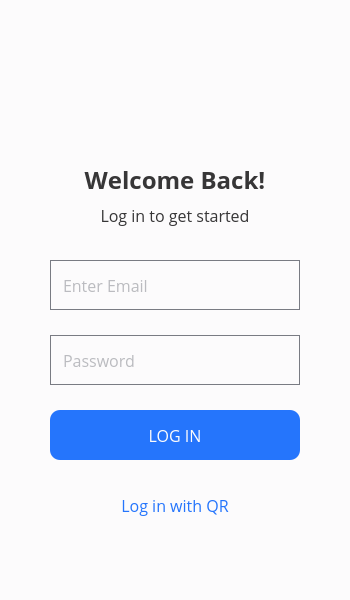
<?xml version="1.0" encoding="UTF-8"?>
<ui version="4.0">
 <class>LoginForm</class>
 <widget class="QMainWindow" name="LoginForm">
  <property name="windowModality">
   <enum>Qt::WindowModality::ApplicationModal</enum>
  </property>
  <property name="enabled">
   <bool>true</bool>
  </property>
  <property name="geometry">
   <rect>
    <x>0</x>
    <y>0</y>
    <width>350</width>
    <height>600</height>
   </rect>
  </property>
  <property name="sizePolicy">
   <sizepolicy hsizetype="Fixed" vsizetype="Fixed">
    <horstretch>0</horstretch>
    <verstretch>0</verstretch>
   </sizepolicy>
  </property>
  <property name="cursor">
   <cursorShape>ArrowCursor</cursorShape>
  </property>
  <property name="acceptDrops">
   <bool>true</bool>
  </property>
  <property name="windowTitle">
   <string>Cafeteria Record System</string>
  </property>
  <property name="windowIcon">
   <iconset resource="pictures.qrc">
    <normaloff>:/media/pics/logo_tac.png</normaloff>:/media/pics/logo_tac.png</iconset>
  </property>
  <property name="toolTipDuration">
   <number>0</number>
  </property>
  <property name="autoFillBackground">
   <bool>false</bool>
  </property>
  <property name="styleSheet">
   <string notr="true">background-color: #FCFBFC;
</string>
  </property>
  <property name="locale">
   <locale language="English" country="World"/>
  </property>
  <property name="iconSize">
   <size>
    <width>22</width>
    <height>24</height>
   </size>
  </property>
  <property name="animated">
   <bool>true</bool>
  </property>
  <property name="documentMode">
   <bool>false</bool>
  </property>
  <property name="dockOptions">
   <set>QMainWindow::DockOption::AllowTabbedDocks|QMainWindow::DockOption::AnimatedDocks</set>
  </property>
  <property name="unifiedTitleAndToolBarOnMac">
   <bool>true</bool>
  </property>
  <widget class="QWidget" name="centralwidget">
   <property name="enabled">
    <bool>true</bool>
   </property>
   <widget class="QLabel" name="title_">
    <property name="enabled">
     <bool>true</bool>
    </property>
    <property name="geometry">
     <rect>
      <x>25</x>
      <y>165</y>
      <width>300</width>
      <height>30</height>
     </rect>
    </property>
    <property name="sizePolicy">
     <sizepolicy hsizetype="Fixed" vsizetype="Fixed">
      <horstretch>0</horstretch>
      <verstretch>0</verstretch>
     </sizepolicy>
    </property>
    <property name="font">
     <font>
      <family>Open Sans</family>
      <pointsize>18</pointsize>
      <italic>false</italic>
      <bold>true</bold>
      <underline>false</underline>
      <strikeout>false</strikeout>
      <kerning>false</kerning>
     </font>
    </property>
    <property name="styleSheet">
     <string notr="true">color: #373637;
</string>
    </property>
    <property name="lineWidth">
     <number>0</number>
    </property>
    <property name="text">
     <string>Welcome Back!</string>
    </property>
    <property name="textFormat">
     <enum>Qt::TextFormat::PlainText</enum>
    </property>
    <property name="scaledContents">
     <bool>true</bool>
    </property>
    <property name="alignment">
     <set>Qt::AlignmentFlag::AlignCenter</set>
    </property>
    <property name="margin">
     <number>0</number>
    </property>
    <property name="indent">
     <number>0</number>
    </property>
   </widget>
   <widget class="QLineEdit" name="email_">
    <property name="geometry">
     <rect>
      <x>50</x>
      <y>260</y>
      <width>250</width>
      <height>50</height>
     </rect>
    </property>
    <property name="sizePolicy">
     <sizepolicy hsizetype="Fixed" vsizetype="Fixed">
      <horstretch>0</horstretch>
      <verstretch>0</verstretch>
     </sizepolicy>
    </property>
    <property name="font">
     <font>
      <family>Open Sans</family>
      <pointsize>12</pointsize>
      <italic>false</italic>
      <fontweight>ExtraLight</fontweight>
     </font>
    </property>
    <property name="toolTipDuration">
     <number>0</number>
    </property>
    <property name="styleSheet">
     <string notr="true">color: #797B83;
border: 1px solid #797B83;
padding: 10px;</string>
    </property>
    <property name="frame">
     <bool>false</bool>
    </property>
    <property name="cursorPosition">
     <number>0</number>
    </property>
    <property name="dragEnabled">
     <bool>true</bool>
    </property>
    <property name="placeholderText">
     <string>Enter Email</string>
    </property>
    <property name="cursorMoveStyle">
     <enum>Qt::CursorMoveStyle::VisualMoveStyle</enum>
    </property>
    <property name="clearButtonEnabled">
     <bool>true</bool>
    </property>
   </widget>
   <widget class="QLineEdit" name="password_">
    <property name="geometry">
     <rect>
      <x>50</x>
      <y>335</y>
      <width>250</width>
      <height>50</height>
     </rect>
    </property>
    <property name="sizePolicy">
     <sizepolicy hsizetype="Fixed" vsizetype="Fixed">
      <horstretch>0</horstretch>
      <verstretch>0</verstretch>
     </sizepolicy>
    </property>
    <property name="font">
     <font>
      <family>Open Sans</family>
      <pointsize>12</pointsize>
      <italic>false</italic>
      <fontweight>ExtraLight</fontweight>
     </font>
    </property>
    <property name="toolTipDuration">
     <number>0</number>
    </property>
    <property name="styleSheet">
     <string notr="true">color: #797B83;
border: 1px solid #797B83;
padding: 10px;</string>
    </property>
    <property name="inputMask">
     <string/>
    </property>
    <property name="frame">
     <bool>false</bool>
    </property>
    <property name="echoMode">
     <enum>QLineEdit::EchoMode::Password</enum>
    </property>
    <property name="cursorPosition">
     <number>0</number>
    </property>
    <property name="alignment">
     <set>Qt::AlignmentFlag::AlignLeading|Qt::AlignmentFlag::AlignLeft|Qt::AlignmentFlag::AlignVCenter</set>
    </property>
    <property name="dragEnabled">
     <bool>true</bool>
    </property>
    <property name="placeholderText">
     <string>Password</string>
    </property>
    <property name="clearButtonEnabled">
     <bool>true</bool>
    </property>
   </widget>
   <widget class="QPushButton" name="login_button_">
    <property name="geometry">
     <rect>
      <x>50</x>
      <y>410</y>
      <width>250</width>
      <height>50</height>
     </rect>
    </property>
    <property name="sizePolicy">
     <sizepolicy hsizetype="Fixed" vsizetype="Fixed">
      <horstretch>0</horstretch>
      <verstretch>0</verstretch>
     </sizepolicy>
    </property>
    <property name="font">
     <font>
      <family>Open Sans</family>
      <pointsize>12</pointsize>
      <fontweight>DemiBold</fontweight>
     </font>
    </property>
    <property name="cursor">
     <cursorShape>PointingHandCursor</cursorShape>
    </property>
    <property name="autoFillBackground">
     <bool>false</bool>
    </property>
    <property name="styleSheet">
     <string notr="true">color: #FCFBFC;
background-color: #2575FC;
border-radius: 10px;</string>
    </property>
    <property name="text">
     <string>LOG IN</string>
    </property>
    <property name="checkable">
     <bool>false</bool>
    </property>
    <property name="autoDefault">
     <bool>false</bool>
    </property>
    <property name="default">
     <bool>false</bool>
    </property>
    <property name="flat">
     <bool>true</bool>
    </property>
   </widget>
   <widget class="QLabel" name="logo_">
    <property name="geometry">
     <rect>
      <x>125</x>
      <y>50</y>
      <width>100</width>
      <height>100</height>
     </rect>
    </property>
    <property name="toolTipDuration">
     <number>0</number>
    </property>
    <property name="styleSheet">
     <string notr="true">background-color: transparent
;</string>
    </property>
    <property name="text">
     <string/>
    </property>
    <property name="pixmap">
     <pixmap resource="pictures.qrc">:/media/pics/logo_tac.png</pixmap>
    </property>
    <property name="scaledContents">
     <bool>true</bool>
    </property>
   </widget>
   <widget class="QLabel" name="subtitle_">
    <property name="enabled">
     <bool>true</bool>
    </property>
    <property name="geometry">
     <rect>
      <x>25</x>
      <y>200</y>
      <width>300</width>
      <height>30</height>
     </rect>
    </property>
    <property name="sizePolicy">
     <sizepolicy hsizetype="Fixed" vsizetype="Fixed">
      <horstretch>0</horstretch>
      <verstretch>0</verstretch>
     </sizepolicy>
    </property>
    <property name="font">
     <font>
      <family>Open Sans</family>
      <pointsize>12</pointsize>
      <italic>false</italic>
      <underline>false</underline>
      <strikeout>false</strikeout>
      <kerning>false</kerning>
      <fontweight>DemiBold</fontweight>
     </font>
    </property>
    <property name="styleSheet">
     <string notr="true">color: #373637;
</string>
    </property>
    <property name="lineWidth">
     <number>0</number>
    </property>
    <property name="text">
     <string>Log in to get started</string>
    </property>
    <property name="textFormat">
     <enum>Qt::TextFormat::PlainText</enum>
    </property>
    <property name="scaledContents">
     <bool>true</bool>
    </property>
    <property name="alignment">
     <set>Qt::AlignmentFlag::AlignCenter</set>
    </property>
    <property name="margin">
     <number>0</number>
    </property>
    <property name="indent">
     <number>0</number>
    </property>
   </widget>
   <widget class="QLabel" name="qr_button_">
    <property name="enabled">
     <bool>true</bool>
    </property>
    <property name="geometry">
     <rect>
      <x>25</x>
      <y>480</y>
      <width>300</width>
      <height>50</height>
     </rect>
    </property>
    <property name="sizePolicy">
     <sizepolicy hsizetype="Fixed" vsizetype="Fixed">
      <horstretch>0</horstretch>
      <verstretch>0</verstretch>
     </sizepolicy>
    </property>
    <property name="font">
     <font>
      <family>Open Sans</family>
      <pointsize>12</pointsize>
      <italic>false</italic>
      <underline>false</underline>
      <strikeout>false</strikeout>
      <kerning>false</kerning>
      <fontweight>DemiBold</fontweight>
     </font>
    </property>
    <property name="cursor">
     <cursorShape>PointingHandCursor</cursorShape>
    </property>
    <property name="styleSheet">
     <string notr="true">color: #2575FC;</string>
    </property>
    <property name="lineWidth">
     <number>0</number>
    </property>
    <property name="text">
     <string>Log in with QR</string>
    </property>
    <property name="textFormat">
     <enum>Qt::TextFormat::PlainText</enum>
    </property>
    <property name="scaledContents">
     <bool>true</bool>
    </property>
    <property name="alignment">
     <set>Qt::AlignmentFlag::AlignCenter</set>
    </property>
    <property name="margin">
     <number>0</number>
    </property>
    <property name="indent">
     <number>0</number>
    </property>
   </widget>
   <zorder>title_</zorder>
   <zorder>email_</zorder>
   <zorder>password_</zorder>
   <zorder>logo_</zorder>
   <zorder>login_button_</zorder>
   <zorder>subtitle_</zorder>
   <zorder>qr_button_</zorder>
  </widget>
  <widget class="QMenuBar" name="menubar">
   <property name="enabled">
    <bool>false</bool>
   </property>
   <property name="geometry">
    <rect>
     <x>0</x>
     <y>0</y>
     <width>350</width>
     <height>22</height>
    </rect>
   </property>
   <property name="toolTipDuration">
    <number>0</number>
   </property>
   <property name="defaultUp">
    <bool>false</bool>
   </property>
   <property name="nativeMenuBar">
    <bool>false</bool>
   </property>
  </widget>
  <widget class="QStatusBar" name="statusbar">
   <property name="enabled">
    <bool>false</bool>
   </property>
   <property name="styleSheet">
    <string notr="true">background-color: transparent</string>
   </property>
   <property name="sizeGripEnabled">
    <bool>false</bool>
   </property>
  </widget>
 </widget>
 <resources>
  <include location="pictures.qrc"/>
 </resources>
 <connections/>
</ui>
